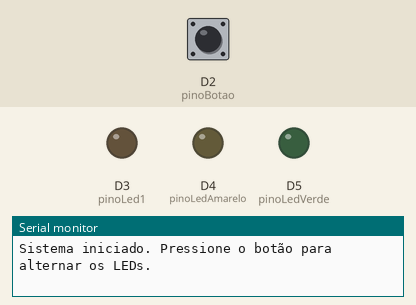
Simulated run of this sketch. Board: ESP8266 (Wemos D1 mini). On the bench: output pins drawn as LEDs (lit = HIGH), the last lines printed to the serial monitor. The inputs (shaded band) are chosen by the test bench; at power-on: D2 (pinoBotao) HIGH.

Above: at 1.3 s.
1.4 s: D2 (pinoBotao) pulled LOW for 0.15 s
At 1.8 s:
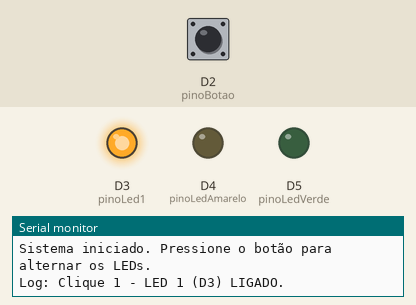
3.0 s: D2 (pinoBotao) pulled LOW for 1 s
At 4.2 s:
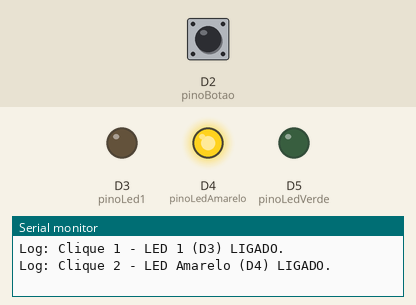
5.5 s: D2 (pinoBotao) pulled LOW for 0.15 s
At 6.1 s:
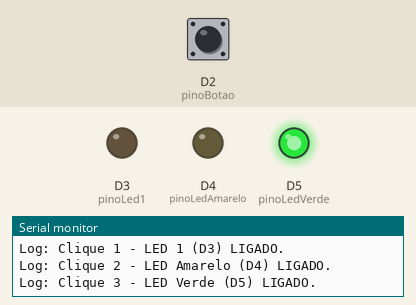
7.1 s: D2 (pinoBotao) pulsed LOW 5 times (0.12 s each, 0.3 s apart)
At 9.4 s:
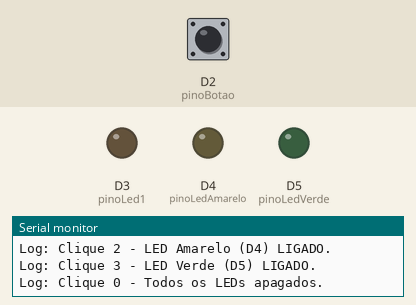
10.1 s: D2 (pinoBotao) pulled LOW for 3.2 s
At 10.8 s:
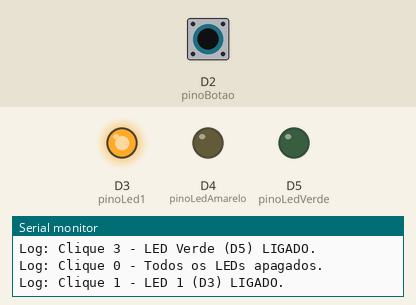
Timing chart, 0 to 13.1 s (numbered marks = the images above; inputs shaded):
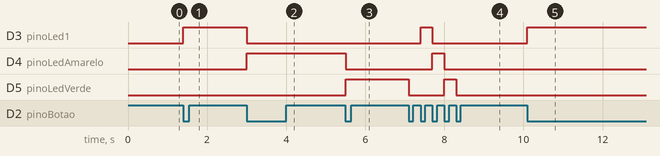

Measured:
- after the input at 1.4 s, D3 (pinoLed1): LOW → HIGH at once
- after the input at 3.0 s, D3 (pinoLed1): HIGH → LOW at once; D4 (pinoLedAmarelo): LOW → HIGH at once
- after the input at 5.5 s, D4 (pinoLedAmarelo): HIGH → LOW at once; D5 (pinoLedVerde): LOW → HIGH at once
- after the input at 7.1 s, D3 (pinoLed1): LOW → HIGH after 0.30 s, → LOW 0.30 s later; D4 (pinoLedAmarelo): LOW → HIGH after 0.60 s, → LOW 0.30 s later; D5 (pinoLedVerde): HIGH → LOW at once, → HIGH 0.90 s later, → LOW 0.30 s later
- after the input at 10.1 s, D3 (pinoLed1): LOW → HIGH at once

The sketch:

LED-AM-VD-VM.ino
```cpp
// Definindo os pinos do Wemos D1 R1
const int pinoBotao = D2;
const int pinoLed1 = D3;       // Seu primeiro LED
const int pinoLedAmarelo = D4; // LED Amarelo
const int pinoLedVerde = D5;   // LED Verde

int estadoAnteriorBotao = HIGH;
int contadorCliques = 0; // Vai controlar qual LED deve acender (0 a 3)

void setup() {
  Serial.begin(115200);

  // Configurando os pinos
  pinMode(pinoBotao, INPUT_PULLUP);
  pinMode(pinoLed1, OUTPUT);
  pinMode(pinoLedAmarelo, OUTPUT);
  pinMode(pinoLedVerde, OUTPUT);

  // Garante que todos iniciem desligados
  apagarTodosLeds();

  delay(100);
  Serial.println("\nSistema iniciado. Pressione o botão para alternar os LEDs.");
}

void loop() {
  int estadoAtualBotao = digitalRead(pinoBotao);

  // Verifica se o botão FOI pressionado (transição de HIGH para LOW)
  if (estadoAtualBotao == LOW && estadoAnteriorBotao == HIGH) {

    contadorCliques++; // Adiciona 1 ao contador

    // Se passar de 3 (que é o último LED), zera o contador para apagar todos e recomeçar
    if (contadorCliques > 3) {
      contadorCliques = 0;
    }

    // Primeiro, apagamos todos os LEDs para garantir que só um fique aceso
    apagarTodosLeds();

    // Agora, acendemos apenas o LED correspondente ao clique
    switch (contadorCliques) {
      case 0:
        Serial.println("Log: Clique 0 - Todos os LEDs apagados.");
        break;
      case 1:
        digitalWrite(pinoLed1, HIGH);
        Serial.println("Log: Clique 1 - LED 1 (D3) LIGADO.");
        break;
      case 2:
        digitalWrite(pinoLedAmarelo, HIGH);
        Serial.println("Log: Clique 2 - LED Amarelo (D4) LIGADO.");
        break;
      case 3:
        digitalWrite(pinoLedVerde, HIGH);
        Serial.println("Log: Clique 3 - LED Verde (D5) LIGADO.");
        break;
    }

    // Delay de debounce para evitar que um clique conte como vários
    delay(50);
  }

  // Atualiza o estado para a próxima leitura
  estadoAnteriorBotao = estadoAtualBotao;
}

// Função auxiliar para deixar o código do loop mais limpo
void apagarTodosLeds() {
  digitalWrite(pinoLed1, LOW);
  digitalWrite(pinoLedAmarelo, LOW);
  digitalWrite(pinoLedVerde, LOW);
}
```
